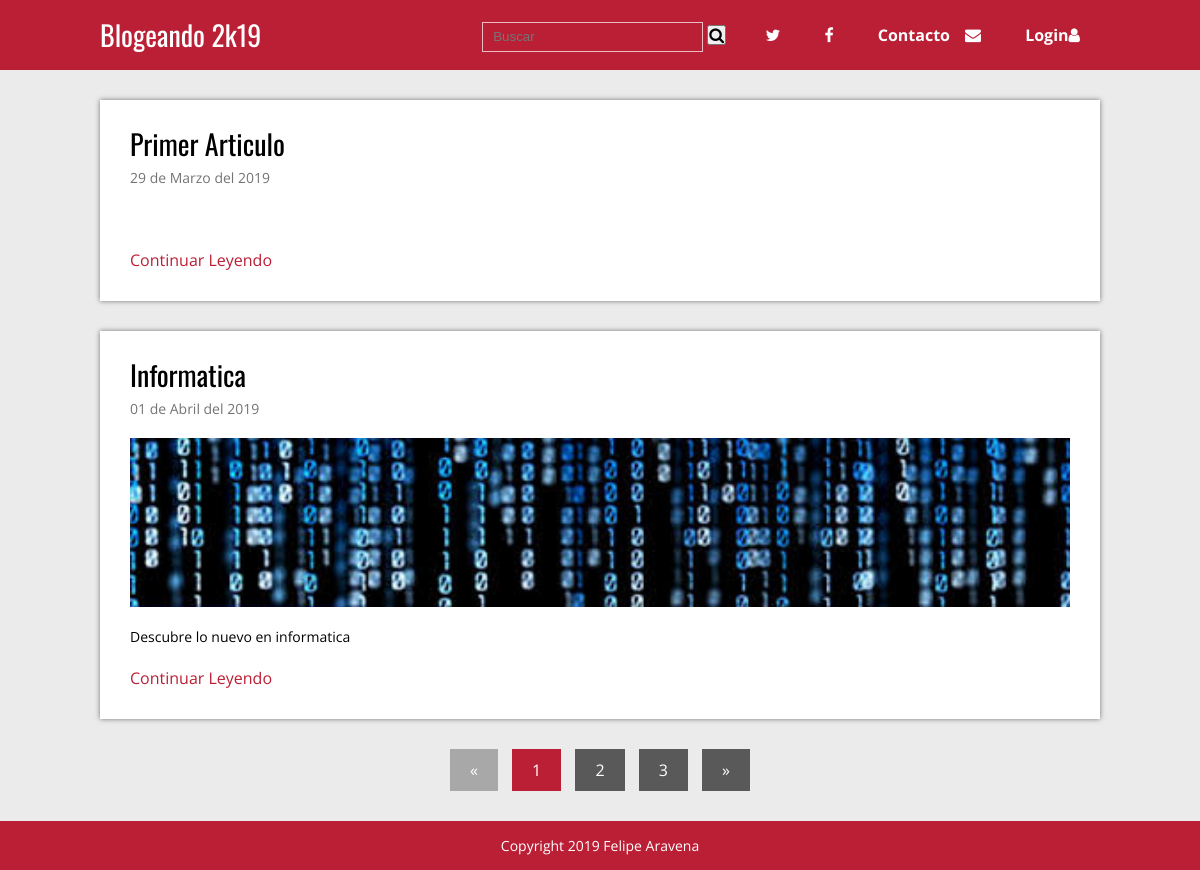
/blog/index.php, run on the app's committed database.
### tables this page shows
CREATE TABLE `articulos` (
  `id` int(11) NOT NULL,
  `titulo` varchar(200) NOT NULL,
  `extracto` varchar(200) NOT NULL,
  `fecha` timestamp NOT NULL DEFAULT CURRENT_TIMESTAMP,
  `texto` text NOT NULL,
  `thumb` varchar(50) NOT NULL
);

### blog/index.php (called while the page is built, shortened)
<?php
require 'admin/config.php';
require 'functions.php';
$conexion = conexion($bd_config);
$posts = obtener_post($blog_config['post_por_pagina'], $conexion);
require 'views/index.view.php';
?>

### blog/admin/config.php (called while the page is built, shortened)
<?php
$blog_config = array(
	'post_por_pagina' => '2',
	'carpeta_imagenes' => 'imagenes/'
);
?>

### blog/functions.php (called while the page is built, shortened)
<?php
function pagina_actual(){
	return isset($_GET['p']) ? (int)$_GET['p']: 1;
}
function obtener_post($post_por_pagina, $conexion){
	$inicio = (pagina_actual() > 1) ? (pagina_actual() * $post_por_pagina - $post_por_pagina) : 0;
	$sentencia = $conexion->prepare("SELECT SQL_CALC_FOUND_ROWS * FROM articulos LIMIT {$inicio}, {$post_por_pagina}");
	$sentencia->execute();
	return $sentencia->fetchAll();
}
function numero_paginas($post_por_pagina, $conexion){
	$total_post = $conexion->prepare('SELECT FOUND_ROWS() as total');
	$total_post->execute();
	$total_post = $total_post->fetch()['total'];
	$numero_paginas = ceil($total_post / $post_por_pagina);
	return $numero_paginas;
}
function fecha($fecha){
	$timestamp = strtotime($fecha);
	$meses = ['Enero', 'Febrero', 'Marzo', 'Abril', 'Mayo', 'Junio', 'Julio', 'Agosto', 'Septiembre', 'Octubre', 'Noviembre', 'Diciembre'];
	$dia = date('d', $timestamp);
	$mes = date('m', $timestamp) - 1;
	$year = date('Y', $timestamp);
	$fecha = $dia . ' de ' . $meses[$mes] . ' del ' . $year;
	return $fecha;
}
?>

### blog/views/index.view.php (the view)
<?php
require 'header.php';
 ?>
	<div class="contenedor">
			<?php foreach ($posts as $post): ?>
		<div class="post">
			<article>
				<h2 class="titulo"><a href="single.php?id=<?php echo $post['id']; ?>"><?php echo $post['titulo']; ?></a></h2>
				<p class="fecha"><?php echo fecha($post['fecha']); ?></p>
				<div class="thumb">
					<a href="single.php?id=<?php echo $post['id']; ?>">
						<img src="<?php echo RUTA; ?>/imagenes/<?php echo $post['thumb']; ?>" alt="">
					</a>
				</div>
				<p class="extracto"><?php echo $post['extracto']; ?></p>
				<a href="single.php?id=<?php echo $post['id']; ?>">Continuar Leyendo</a>
			</article>
		</div>
			<?php endforeach; ?>
		<?php  require 'paginacion.php' ?>
	</div>
<?php require 'footer.php' ?>

### blog/views/header.php (shortened to what this page needs)
<!DOCTYPE html>
<html>
<head>
	<link rel="stylesheet" href="https://maxcdn.bootstrapcdn.com/font-awesome/4.6.0/css/font-awesome.min.css">
	<link rel="stylesheet" href="<?php echo RUTA; ?>/css/estilos.css">
</head>
<body>
<header>
		<div class="contenedor">
			<div class="logo izquierda">
				<p><a href="<?php echo RUTA; ?>">Blogeando 2k19</a> </p>
			</div>
			<div class="derecha">
				<form name="busqueda" class="buscar"
				action="<?php echo RUTA; ?>/buscar.php" method="get">
					<input type="text" name="busqueda" placeholder="Buscar">
					<button type="submit" class="fa fa-search"></button>
				</form>
				<nav class="menu">
					<ul>
						<li><a href="#"><i class="fa fa-twitter"></i></a></li>
						<li><a href="#"><i class="fa fa-facebook"></i></a></li>
						<li><a href="#">Contacto<i class="icono fa fa-envelope"></i></a></li>
						<li><a href="login.php">Login<i class="fa fa-user"></i></li>
					</ul>
				</nav>
			</div>
		</div>
	</header>

### blog/paginacion.php
<section class="paginacion">
	<ul>
		<?php
			$numero_paginas = numero_paginas($blog_config['post_por_pagina'], $conexion);
		?>
		<?php if (pagina_actual() === 1): ?>
			<li class="disabled">&laquo;</li>
		<?php else: ?>
			<li><a href="index.php?p=<?php echo pagina_actual() - 1?>">&laquo;</a></li>
		<?php endif; ?>
		<?php for ($i = 1; $i <= $numero_paginas; $i++): ?>
			<?php if (pagina_actual() === $i): ?>
				<li class="active">
					<?php echo $i; ?>
				</li>
			<?php else: ?>
				<li>
					<a href="index.php?p=<?php echo $i?>"><?php echo $i; ?></a>
				</li>
			<?php endif; ?>
		<?php endfor; ?>
		<?php if (pagina_actual() == $numero_paginas): ?>
			<li class="disabled">&raquo;</li>
		<?php else: ?>
			<li><a href="index.php?p=<?php echo pagina_actual() + 1; ?>">&raquo;</a></li>
		<?php endif; ?>
	</ul>
</section>

### blog/views/footer.php
<footer>
	<p class="copyright">Copyright 2019 Felipe Aravena</p>
</footer>
</body>
</html>

### blog/css/estilos.css (style rules this page uses)
* { margin: 0; padding: 0; -webkit-box-sizing: border-box; -moz-box-sizing: border-box; box-sizing: border-box; }
body { font-size: 16px; font-family: 'Open Sans', sans-serif; background: #ebebeb; }
h1, h2, h3, h4, h5, h6 { font-family: "Oswald", Arial, Sans-serif; font-weight: normal; }
a { text-decoration: none; color:#BB1F35; }
.contenedor { max-width: 1000px; width: 90%; margin: auto; }
.izquierda { float: left; }
.derecha { float: right; }
header { color:#fff; margin-bottom: 30px; background: #BB1F35; }
header .contenedor { overflow: hidden; }
header .logo { max-width: 300px; }
header .logo a { color: #fff; font-family: "Oswald", Arial, Sans-serif; font-size: 28px; line-height: 70px; }
header .buscar { display: inline-block; position: relative; margin-right: 15px; }
header .buscar input[type="text"] { background: none; border:1px solid rgba(255,255,255,.7); color:rgba(255,255,255,.7); height: 30px; padding: 0 10px; padding-right: 32px; }
header .menu { display: inline-block; }
header .menu ul { list-style: none; }
header .menu ul li { display: inline-block; line-height: 70px; }
header .menu ul li a { color: #fff; display: block; padding: 0px 20px; font-weight: bold; }
header .menu ul li a .icono { margin-left: 15px; }
.post { width: 100%; background: #fff; box-shadow: 0px 0px 5px rgba(0,0,0, .5); margin-bottom: 30px; padding: 30px; }
.post article .titulo { font-family: "Oswald", Arial, Sans-serif; font-size: 28px; font-weight: normal; line-height: 28px; margin-bottom: 10px; }
.post article .titulo a { color:#000; }
.post article .fecha { color:#747474; font-size: 14px; margin-bottom: 20px; }
.post article .thumb { margin-bottom: 20px; }
.post article .thumb img { vertical-align: top; width: 100%; }
.post article .extracto { font-size: 14px; line-height: 20px; margin-bottom: 20px; }
footer { background: #BB1F35; color: #fff; }
footer .copyright { text-align: center; font-size: 14px; padding: 15px 0; }
.paginacion { margin-bottom: 30px; }
.paginacion ul { list-style: none; text-align: center; }
.paginacion ul li { display: inline-block; margin:0 5px; color:#fff; }
.paginacion ul li a { display: block; padding:10px 20px; background: #595959; color:#fff; }
.paginacion ul .active { background: #BB1F35; padding:10px 20px; }
.paginacion ul .disabled { background: #a8a8a8; padding:10px 20px; cursor: not-allowed; }

### data on the page
articulos: titulo "Primer Articulo", fecha "29 de Marzo del 2019"
articulos: titulo "Informatica", fecha "01 de Abril del 2019", thumb (picture), extracto "Descubre lo nuevo en informatica"
